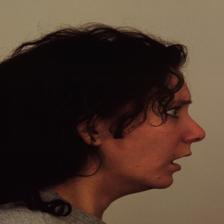
#> input picture KDEF/KDEF_test_resized/afraid/AF02AFFR.JPG, 224 x 224 px, found by its file name; its folder holds only this picture in this run
$ python PreprocessTest.py
#> lines starting #> are read from the running program, lines starting #| are printed output that depends on the picture
### PreprocessSet.py
import os
import numpy as np
from PIL import Image

def preprocess_set(directory_path, dataset_path, image_size, emotions, output_prefix):
    """
    Preprocess the dataset by resizing images, converting to grayscale, normalizing,
    and saving them along with labels as .npy files.

    Parameters:
    - directory_path: Path where the .npy files will be saved.
    - dataset_path: Path to the dataset containing emotion folders.
    - image_size: Tuple (width, height) indicating the desired image size.
    - emotions: List of emotion labels (folder names).
    - output_prefix: Prefix for the output .npy files (e.g., 'train' or 'test').
    """
#> called with directory_path = 'FER2013', dataset_path = 'FER2013/test_resized', image_size = (48, 48), output_prefix = 'test'

    emotion_to_label = {emotion: idx for idx, emotion in enumerate(emotions)}

    image_list = []
    label_list = []

    for emotion in emotions:
        emotion_folder = os.path.join(dataset_path, emotion)
        label = emotion_to_label[emotion]
        count = 0

        if not os.path.isdir(emotion_folder):
            print(f"Folder {emotion_folder} does not exist.")
            continue

        for filename in os.listdir(emotion_folder):
            if filename.lower().endswith(('.png', '.jpg', '.jpeg', '.bmp', '.gif')):
                image_path = os.path.join(emotion_folder, filename)
                try:
                    img = Image.open(image_path)
#> img is the input picture: PIL image 224x224 RGB; mean R, G, B 75.2, 56, 44
                    img = img.convert('L')
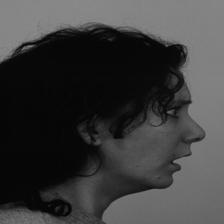
#> img: PIL image 224x224 L; min 1, max 141, mean 60.3
                    if img.size != image_size:
                        img = img.resize(image_size)
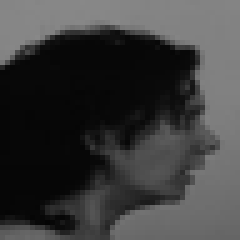
#> img: PIL image 48x48 L (shown 5 times larger); min 4, max 136, mean 60.3
                    img_array = np.array(img, dtype=np.float32)
                    img_array /= 255.0
                    img_array = np.expand_dims(img_array, axis=-1)
                    image_list.append(img_array)
                    label_list.append(label)

                    count += 1
                    if count % 100 == 0:
                        print(f"Processed {count} images of {emotion}")
                except Exception as e:
                    print(f"Error processing image {image_path}: {e}")
        print(f"Processed {count} images of {emotion}")

    images = np.array(image_list)
    labels = np.array(label_list)

    images_save_path = os.path.join(directory_path, f'{output_prefix}_images.npy')
    labels_save_path = os.path.join(directory_path, f'{output_prefix}_labels.npy')

    if not os.path.exists(directory_path):
        os.makedirs(directory_path)

    np.save(images_save_path, images)
    np.save(labels_save_path, labels)

    print(f"Total number of images: {images.shape[0]}")
#| Total number of images: 1
    print(f"Images array shape: {images.shape}")
#| Images array shape: (1, 48, 48, 1)
    print(f"Labels array shape: {labels.shape}")
#| Labels array shape: (1,)
    print("\nLabel mapping:")
    for emotion, idx in emotion_to_label.items():
        print(f"Label {idx}: {emotion}")

    print(f"\nPixel values range from {images.min()} to {images.max()}")

### FER2013/PreprocessTest.py
import sys
import os

sys.path.append(os.path.abspath(os.path.join(os.path.dirname(__file__), '..')))
from PreprocessSet import preprocess_set

current_dir = os.path.dirname(os.path.abspath(__file__))

directory_path = current_dir
dataset_path = os.path.join(current_dir, 'test_resized')
image_size = (48, 48)
emotions = ['afraid', 'angry', 'disgusted', 'happy', 'neutral', 'sad', 'surprised']

preprocess_set(directory_path, dataset_path, image_size, emotions, output_prefix='test')
